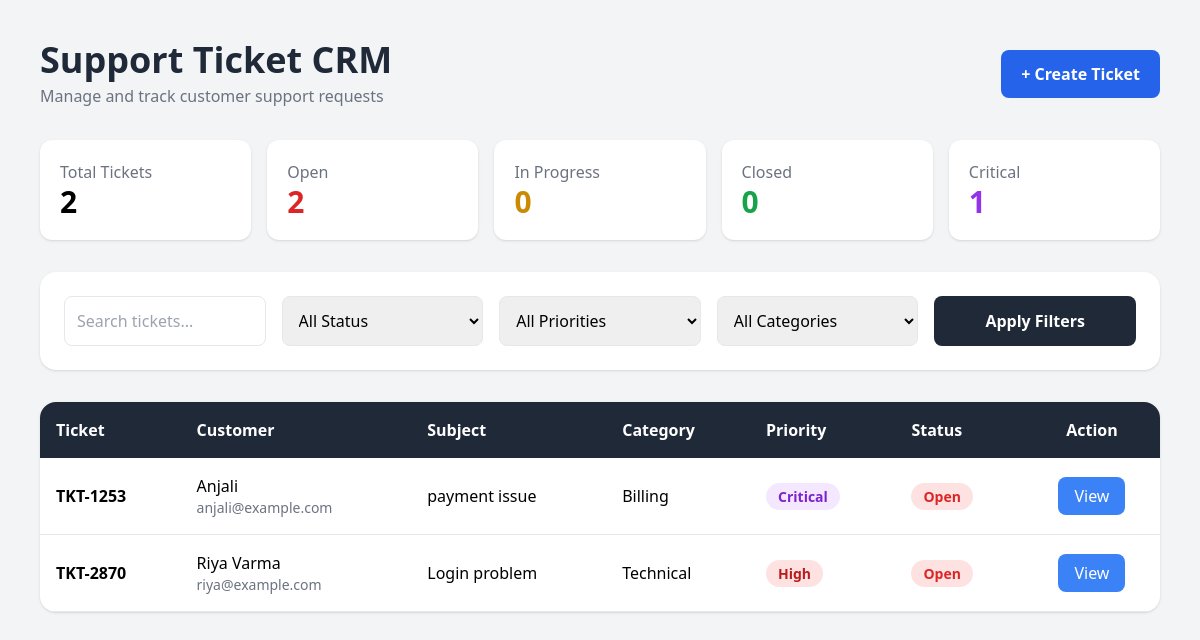
The page / on the database its author committed.
### app/models.py (models this page shows)
class Ticket(Base):
    __tablename__ = "tickets"
    ticket_id = Column(String, primary_key=True, index=True)
    customer_name = Column(String, nullable=False)
    customer_email = Column(String, nullable=False)
    subject = Column(String, nullable=False)
    description = Column(String, nullable=False)
    category = Column(String, default="Other")
    priority = Column(String, default="Medium")
    status = Column(String, default="Open")
    assigned_to = Column(String, default="Unassigned")
    notes = Column(String, default="")
    created_at = Column(DateTime, default=datetime.utcnow)
    updated_at = Column(
        DateTime,
        default=datetime.utcnow,
        onupdate=datetime.utcnow
    )

### app/main.py (the view)
@app.get("/", response_class=HTMLResponse)
def home(
    request: Request,
    search: str = None,
    status: str = None,
    priority: str = None,
    category: str = None,
    db: Session = Depends(get_db)
):
    tickets = crud.get_all_tickets(
        db,
        search,
        status,
        priority,
        category
    )
    stats = crud.get_dashboard_stats(db)
    return templates.TemplateResponse(
        request,
        "index.html",
        {
            "tickets": tickets,
            "stats": stats,
            "search": search or "",
            "selected_status": status or "",
            "selected_priority": priority or "",
            "selected_category": category or ""
        }
    )

### templates/index.html (shortened to what this page needs)
<!DOCTYPE html>
<html>
<head>
    <script src="https://cdn.tailwindcss.com"></script>
</head>
<body class="bg-gray-100 min-h-screen p-6 md:p-10">
<div class="max-w-7xl mx-auto">
    <div class="flex flex-col md:flex-row justify-between items-start md:items-center mb-8">
        <div>
            <h1 class="text-4xl font-bold text-gray-800">
                Support Ticket CRM
            </h1>
            <p class="text-gray-500 mt-1">
                Manage and track customer support requests
            </p>
        </div>
        <a href="/create"
           class="mt-4 md:mt-0 bg-blue-600 hover:bg-blue-700 text-white px-5 py-3 rounded-lg font-semibold">
            + Create Ticket
        </a>
    </div>
    <div class="grid grid-cols-1 md:grid-cols-5 gap-4 mb-8">
        <div class="bg-white rounded-xl shadow p-5">
            <p class="text-gray-500">Total Tickets</p>
            <p class="text-3xl font-bold">{{ stats.total }}</p>
        </div>
        <div class="bg-white rounded-xl shadow p-5">
            <p class="text-gray-500">Open</p>
            <p class="text-3xl font-bold text-red-600">
                {{ stats.open }}
            </p>
        </div>
        <div class="bg-white rounded-xl shadow p-5">
            <p class="text-gray-500">In Progress</p>
            <p class="text-3xl font-bold text-yellow-600">
                {{ stats.in_progress }}
            </p>
        </div>
        <div class="bg-white rounded-xl shadow p-5">
            <p class="text-gray-500">Closed</p>
            <p class="text-3xl font-bold text-green-600">
                {{ stats.closed }}
            </p>
        </div>
        <div class="bg-white rounded-xl shadow p-5">
            <p class="text-gray-500">Critical</p>
            <p class="text-3xl font-bold text-purple-600">
                {{ stats.critical }}
            </p>
        </div>
    </div>
    <div class="bg-white rounded-2xl shadow p-6 mb-8">
        <form method="get"
              class="grid grid-cols-1 md:grid-cols-5 gap-4">
            <input
                type="text"
                name="search"
                value="{{ search }}"
                placeholder="Search tickets..."
                class="border p-3 rounded-lg"
            >
            <select name="status"
                    class="border p-3 rounded-lg">
                <option value="">All Status</option>
            </select>
            <select name="priority"
                    class="border p-3 rounded-lg">
                <option value="">All Priorities</option>
            </select>
            <select name="category"
                    class="border p-3 rounded-lg">
                <option value="">All Categories</option>
            </select>
            <button
                class="bg-gray-800 hover:bg-black text-white rounded-lg font-semibold"
            >
                Apply Filters
            </button>
        </form>
    </div>
    <div class="bg-white rounded-2xl shadow overflow-hidden">
        <div class="overflow-x-auto">
            <table class="w-full">
                <thead class="bg-gray-800 text-white">
                    <tr>
                        <th class="p-4 text-left">Ticket</th>
                        <th class="p-4 text-left">Customer</th>
                        <th class="p-4 text-left">Subject</th>
                        <th class="p-4 text-left">Category</th>
                        <th class="p-4 text-left">Priority</th>
                        <th class="p-4 text-left">Status</th>
                        <th class="p-4 text-center">Action</th>
                    </tr>
                </thead>
                <tbody>
                {% for ticket in tickets %}
                    <tr class="border-b hover:bg-gray-50">
                        <td class="p-4 font-semibold">
                            {{ ticket.ticket_id }}
                        </td>
                        <td class="p-4">
                            <div class="font-medium">
                                {{ ticket.customer_name }}
                            </div>
                            <div class="text-sm text-gray-500">
                                {{ ticket.customer_email }}
                            </div>
                        </td>
                        <td class="p-4">
                            {{ ticket.subject }}
                        </td>
                        <td class="p-4">
                            {{ ticket.category }}
                        </td>
                        <td class="p-4">
                            {% if ticket.priority == "Critical" %}
                                <span class="bg-purple-100 text-purple-700 px-3 py-1 rounded-full text-sm font-semibold">
                                    Critical
                                </span>
                            {% elif ticket.priority == "High" %}
                                <span class="bg-red-100 text-red-700 px-3 py-1 rounded-full text-sm font-semibold">
                                    High
                                </span>
                            {% elif ticket.priority == "Medium" %}
                                <span class="bg-yellow-100 text-yellow-700 px-3 py-1 rounded-full text-sm font-semibold">
                                    Medium
                                </span>
                            {% else %}
                                <span class="bg-green-100 text-green-700 px-3 py-1 rounded-full text-sm font-semibold">
                                    Low
                                </span>
                            {% endif %}
                        </td>
                        <td class="p-4">
                            {% if ticket.status == "Open" %}
                                <span class="bg-red-100 text-red-600 px-3 py-1 rounded-full text-sm font-semibold">
                                    Open
                                </span>
                            {% elif ticket.status == "In Progress" %}
                                <span class="bg-yellow-100 text-yellow-700 px-3 py-1 rounded-full text-sm font-semibold">
                                    In Progress
                                </span>
                            {% else %}
                                <span class="bg-green-100 text-green-600 px-3 py-1 rounded-full text-sm font-semibold">
                                    Closed
                                </span>
                            {% endif %}
                        </td>
                        <td class="p-4 text-center">
                            <a
                                href="/ticket/{{ ticket.ticket_id }}"
                                class="bg-blue-500 hover:bg-blue-600 text-white px-4 py-2 rounded-lg"
                            >
                                View
                            </a>
                        </td>
                    </tr>
                {% endfor %}
                </tbody>
            </table>
        </div>
    </div>
</div>
</body>
</html>

### rows shown on the page
Ticket: ticket_id "TKT-1253", customer_name "Anjali", customer_email "anjali@example.com", subject "payment issue", category "Billing", priority "Critical", status "Open"
Ticket: ticket_id "TKT-2870", customer_name "Riya Varma", customer_email "riya@example.com", subject "Login problem", category "Technical", priority "High", status "Open"

### other values the page prints
{{ stats.total }} "2"
{{ stats.open }} "2"
{{ stats.in_progress }} "0"
{{ stats.closed }} "0"
{{ stats.critical }} "1"
